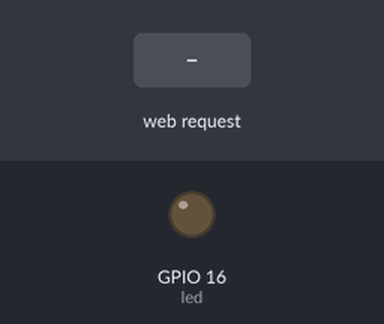
Simulated run of this sketch. Board: ESP8266 (NodeMCU). Parts: output pins drawn as LEDs (lit = HIGH). The inputs (shaded band) are chosen by the test bench. WiFi joins after 1.5 s; servers stay silent unless stated; what the sketch prints to the serial monitor is not drawn.

Above: at 2.8 s.
2.9 s: HTTP request GET /on received
At 4.1 s:
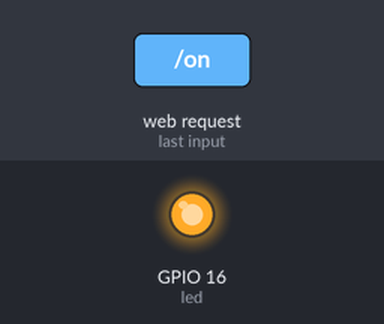
4.4 s: HTTP request GET /off received
At 5.3 s:
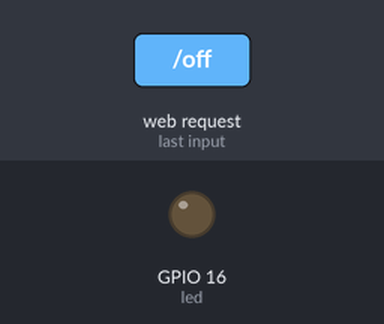
Timing chart, 0 to 7.4 s (numbered marks = the images above; inputs shaded):
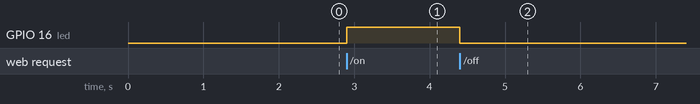

Measured:
- after the input at 2.9 s, GPIO 16 (led): LOW → HIGH at once
- after the input at 4.4 s, GPIO 16 (led): HIGH → LOW at once

The sketch:

Controlling_external_led_with_NodeMCU.ino
```cpp
#include <ESP8266WiFi.h>

WiFiClient client;
WiFiServer server(80);

#define led 16

void setup()
{
  Serial.begin(9600);
  WiFi.begin("ssid", "password");
  while(WiFi.status() != WL_CONNECTED)
  {
    delay(200);
    Serial.print("..");
  }
  Serial.println();
  Serial.println("NodeMCU is connected!");
  Serial.println(WiFi.localIP());
  server.begin();
  pinMode(led, OUTPUT);
}
void loop()
{
  client = server.available();
  if (client == 1)
  {
    String request =  client.readStringUntil('\n');
    Serial.println(request);
    request.trim();
    if(request == "GET /on HTTP/1.1")
    {
      digitalWrite(led, HIGH);
    }
    if(request == "GET /off HTTP/1.1")
    {
      digitalWrite(led, LOW);
    }
  }
}
```
